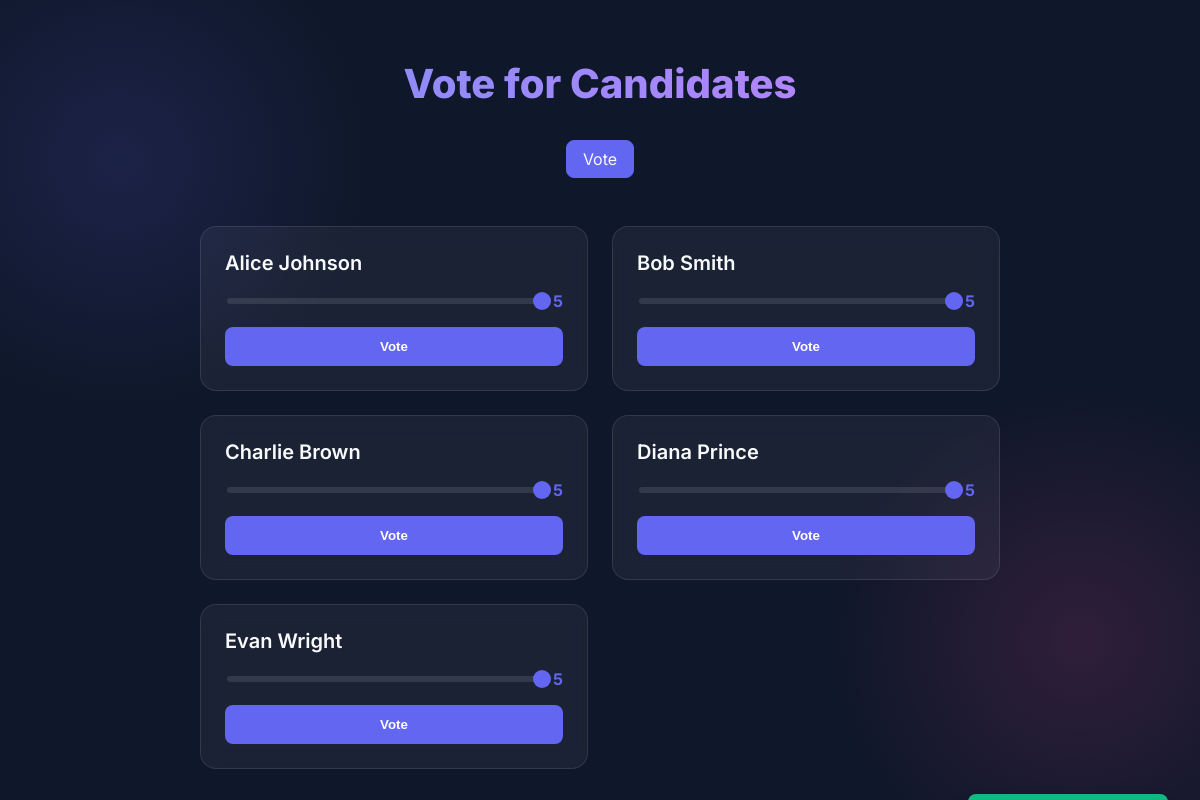
Before: / with the older database file.
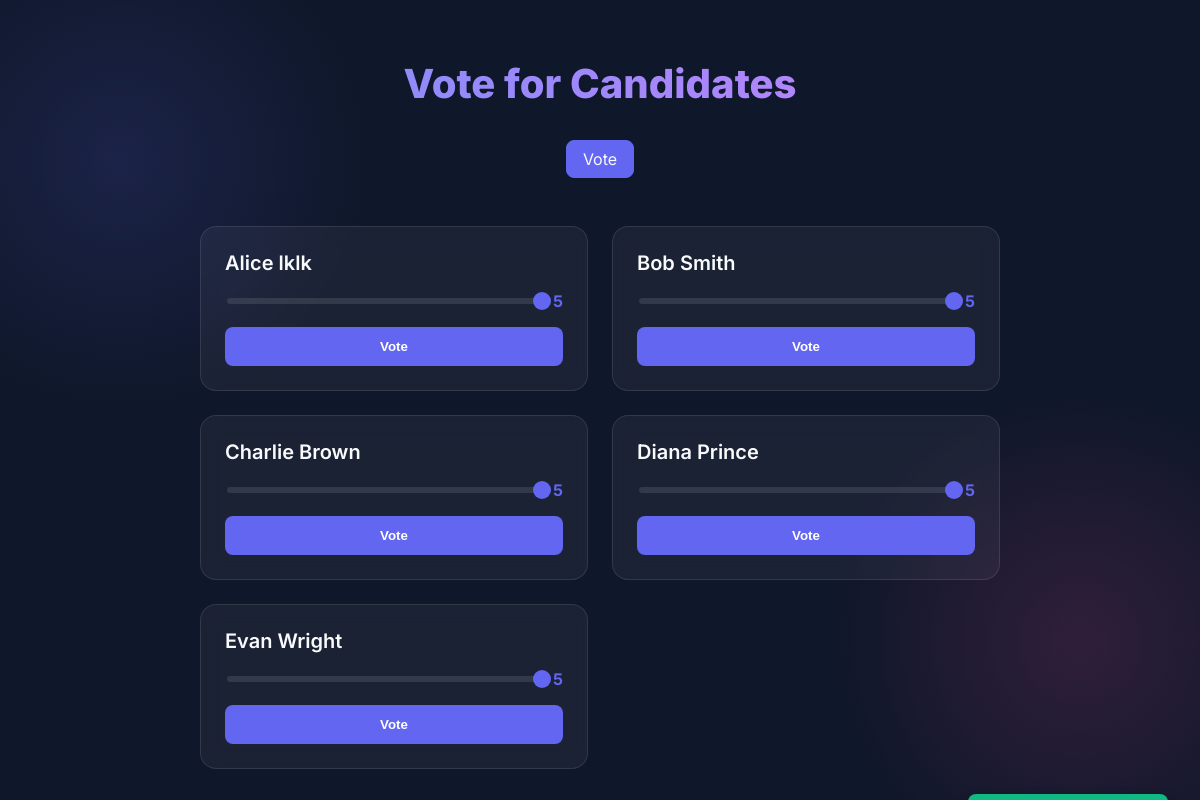
After: the same page with the newer database file.
### models.py (models this page shows)
class Candidate(db.Model):
    id = db.Column(db.Integer, primary_key=True)
    name = db.Column(db.String(100), nullable=False)
    votes = db.relationship('Vote', backref='candidate', lazy=True)

### app.py (the view)
@app.route('/')
def index():
    user_hash = get_user_hash()
    candidates = Candidate.query.all()
    user_votes = {}
    if user_hash:
        votes = Vote.query.filter_by(user_hash=user_hash).all()
        user_votes = {v.candidate_id: v.score for v in votes}
    resp = make_response(render_template('index.html', candidates=candidates, user_votes=user_votes))
    if not user_hash:
        new_hash = str(uuid.uuid4())
        resp.set_cookie('user_hash', new_hash, max_age=60*60*24*365) # 1 year
    return resp

### app.py (called while the page is built)
@app.before_request
def ensure_identity():
    if 'user_hash' not in request.cookies:
        pass

def get_user_hash():
    return request.cookies.get('user_hash')

### templates/index.html (shortened to what this page needs)
{% extends 'base.html' %}
{% block header %}Vote for Candidates{% endblock %}
{% block content %}
<div class="grid">
    {% for candidate in candidates %}
    <div class="card" id="card-{{ candidate.id }}">
        <div class="candidate-name">{{ candidate.name }}</div>
        <div class="vote-controls">
            {% if candidate.id in user_votes %}
            <div class="score-display">You voted: {{ user_votes[candidate.id] }}</div>
            <button class="vote-btn" disabled>Voted</button>
            {% else %}
            <div class="rating-input">
                <input type="range" id="range-{{ candidate.id }}" min="1" max="5" value="5"
                    oninput="updateScore({{ candidate.id }})">
                <span id="score-{{ candidate.id }}" class="score-display">5</span>
            </div>
            <button onclick="submitVote({{ candidate.id }})" class="vote-btn">Vote</button>
            {% endif %}
        </div>
    </div>
    {% endfor %}
</div>
{% endblock %}

### templates/base.html (shortened to what this page needs)
<!DOCTYPE html>
<html lang="en">
<head>
    <link rel="stylesheet" href="{{ url_for('static', filename='style.css') }}">
</head>
<body>
    <div class="container">
        <h1>{% block header %}Voting App{% endblock %}</h1>
        <div class="nav">
            <a href="/" class="{{ 'active' if request.path == '/' else '' }}">Vote</a>
        </div>
        {% block content %}{% endblock %}
    </div>
    <div id="toast" class="toast">Action Successful</div>
</body>
</html>

### static/style.css (style rules this page uses)
:root { --bg-color: #0f172a; --card-bg: rgba(255, 255, 255, 0.05); --text-color: #f8fafc; --accent-color: #6366f1; --accent-hover: #4f46e5; --border-color: rgba(255, 255, 255, 0.1); --font-family: 'Inter', system-ui, -apple-system, sans-serif; }
body { background-color: var(--bg-color); color: var(--text-color); font-family: var(--font-family); margin: 0; min-height: 100vh; display: flex; flex-direction: column; align-items: center; background-image: radial-gradient(circle at 10% 20%, rgba(99, 102, 241, 0.15) 0%, transparent 20%), radial-gradient(circle at 90% 80%, rgba(236, 72, 153, 0.15) 0%, transparent 20%); }
.container { width: 90%; max-width: 800px; padding: 2rem 0; }
h1 { font-size: 2.5rem; font-weight: 800; text-align: center; margin-bottom: 2rem; background: linear-gradient(to right, #818cf8, #c084fc); -webkit-background-clip: text; -webkit-text-fill-color: transparent; }
.nav { display: flex; justify-content: center; gap: 1.5rem; margin-bottom: 3rem; }
.nav a { color: var(--text-color); text-decoration: none; padding: 0.5rem 1rem; border-radius: 8px; background: var(--card-bg); border: 1px solid var(--border-color); transition: all 0.2s ease; backdrop-filter: blur(10px); }
.nav a:hover, .nav a.active { background: var(--accent-color); border-color: var(--accent-color); }
.grid { display: grid; grid-template-columns: repeat(auto-fill, minmax(300px, 1fr)); gap: 1.5rem; }
.card { background: var(--card-bg); border: 1px solid var(--border-color); border-radius: 16px; padding: 1.5rem; backdrop-filter: blur(10px); transition: transform 0.2s ease, border-color 0.2s ease; }
.candidate-name { font-size: 1.25rem; font-weight: 600; margin-bottom: 1rem; }
.vote-controls { display: flex; flex-direction: column; gap: 1rem; }
.rating-input { display: flex; justify-content: space-between; align-items: center; }
input[type="range"] { width: 100%; accent-color: var(--accent-color); height: 6px; background: rgba(255,255,255,0.1); border-radius: 3px; outline: none; -webkit-appearance: none; }
.score-display { text-align: center; font-weight: bold; color: var(--accent-color); }
button.vote-btn { background: var(--accent-color); color: white; border: none; padding: 0.75rem; border-radius: 8px; cursor: pointer; font-weight: 600; transition: background 0.2s; }
.toast { position: fixed; bottom: 2rem; right: 2rem; background: #10b981; color: white; padding: 1rem 2rem; border-radius: 8px; box-shadow: 0 4px 12px rgba(0,0,0,0.3); transform: translateY(150%); transition: transform 0.3s cubic-bezier(0.175, 0.885, 0.32, 1.275); }

Changed rows visible on the page:
changed Candidate: name "Alice Johnson" → "Alice lklk"
